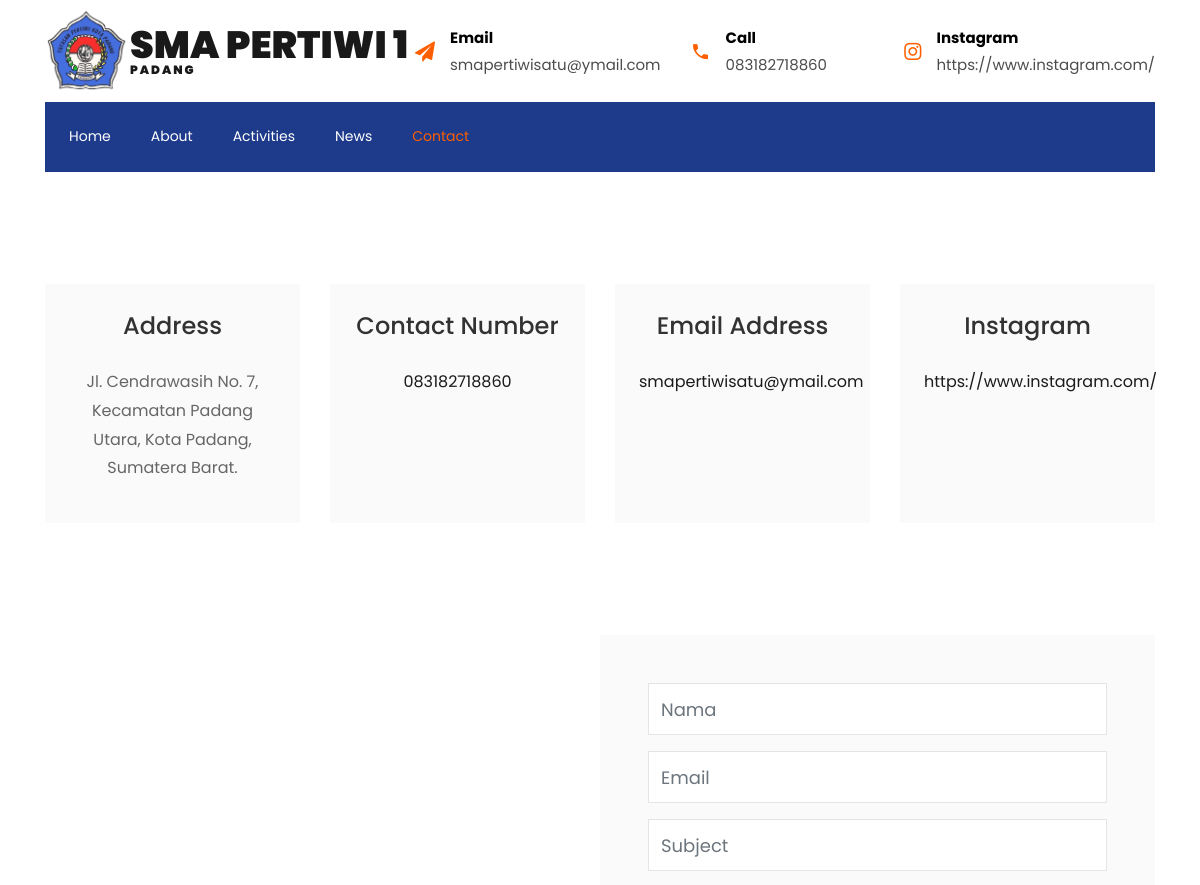
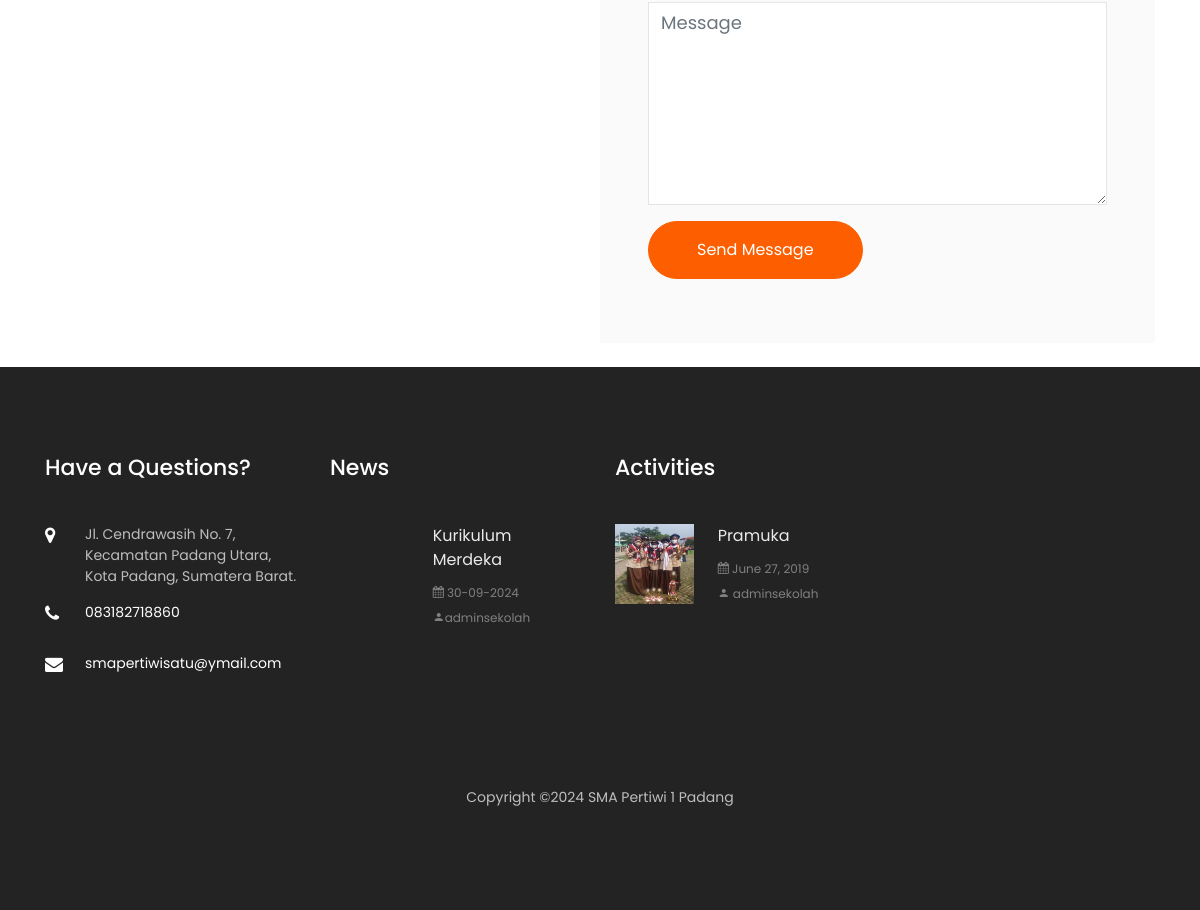
The app's page /contact with its own data (2 pictures, top to bottom).
### tables this page shows
CREATE TABLE `kontak` (
  `id_kontak` int(11) NOT NULL AUTO_INCREMENT,
  `email` varchar(255) NOT NULL,
  `instagram` varchar(255) NOT NULL,
  `no_telp` varchar(255) NOT NULL,
  `alamat` text NOT NULL,
  PRIMARY KEY (`id_kontak`)
);

CREATE TABLE `news` (
  `id_news` int(11) NOT NULL AUTO_INCREMENT,
  `judul_news` varchar(255) NOT NULL,
  `news` text NOT NULL,
  `tanggal_news` date NOT NULL,
  `id_user` int(11) NOT NULL,
  `gambar_news` varchar(255) NOT NULL,
  `slug` varchar(255) NOT NULL,
  PRIMARY KEY (`id_news`)
);

CREATE TABLE `user` (
  `id_user` int(11) NOT NULL AUTO_INCREMENT,
  `username` varchar(100) NOT NULL,
  `email` varchar(100) NOT NULL,
  `password` varchar(255) NOT NULL,
  `nama_lengkap` varchar(100) NOT NULL,
  `foto` varchar(255) NOT NULL,
  `status` varchar(255) DEFAULT NULL,
  PRIMARY KEY (`id_user`)
);

CREATE TABLE `activities` (
  `id_activities` int(11) NOT NULL AUTO_INCREMENT,
  `gambar_activities` varchar(255) NOT NULL,
  `id_user` int(11) NOT NULL,
  `tanggal_activities` date NOT NULL,
  `isi_activities` text NOT NULL,
  `judul_activities` varchar(255) NOT NULL,
  `lokasi_activities` varchar(255) NOT NULL,
  `slug` varchar(255) NOT NULL,
  PRIMARY KEY (`id_activities`)
);

### index.php (called while the page is built)
<?php
include "koneksi.php";
include "layout/header.php";
include "content.php";
include "layout/footer.php";

### contact.php (the view, shortened to what this page needs)
<?php
$kontak = mysqli_query($koneksi, "SELECT * FROM kontak ORDER BY id_kontak DESC");
$datakontak = mysqli_fetch_array($kontak);
?>
<section class="ftco-section contact-section">
    <div class="container">
        <div class="row d-flex contact-info">
            <div class="col-md-3 d-flex">
                <div class="bg-light align-self-stretch box p-4 text-center">
                    <h3 class="mb-4">Address</h3>
                    <p><?= $datakontak['alamat'] ?></p>
                </div>
            </div>
            <div class="col-md-3 d-flex">
                <div class="bg-light align-self-stretch box p-4 text-center">
                    <h3 class="mb-4">Contact Number</h3>
                    <p><a href=""><?= $datakontak['no_telp'] ?></a></p>
                </div>
            </div>
            <div class="col-md-3 d-flex">
                <div class="bg-light align-self-stretch box p-4 text-center">
                    <h3 class="mb-4">Email Address</h3>
                    <p><a href=""><?= $datakontak['email'] ?></a></p>
                </div>
            </div>
            <div class="col-md-3 d-flex">
                <div class="bg-light align-self-stretch box p-4 text-center">
                    <h3 class="mb-4">Instagram</h3>
                    <p><a href="#"><?= $datakontak['instagram'] ?></a></p>
                </div>
            </div>
        </div>
    </div>
</section>
<section class="ftco-section ftco-no-pt ftco-no-pb contact-section mb-4">
    <div class="container">
        <div class="row d-flex align-items-stretch no-gutters">
            <div class="col-md-6 p-4 p-md-5 order-md-last bg-light">
                <form action="proses_pesan.php" method="POST" id="myForm"
                    enctype="multipart/form-data">
                    <div class="form-group">
                        <input type="text" name="nama_pengirim" class="form-control" placeholder="Nama">
                    </div>
                    <div class="form-group">
                        <input type="email" name="email" class="form-control" placeholder="Email">
                    </div>
                    <div class="form-group">
                        <input type="text" name="judul" class="form-control" placeholder="Subject">
                    </div>
                    <div class="form-group">
                        <textarea name="isi_pesan" id="" cols="30" rows="7" class="form-control" placeholder="Message"></textarea>
                    </div>
                    <div class="form-group">
                        <input type="submit" value="Send Message" class="btn btn-primary py-3 px-5">
                    </div>
                </form>
            </div>
            <div class="col-md-6 d-flex align-items-stretch">
            </div>
        </div>
    </div>
</section>

### layout/header.php (shortened to what this page needs)
<?php
$kontak = mysqli_query($koneksi, "SELECT * FROM kontak ORDER BY id_kontak DESC");
$datakontak = mysqli_fetch_array($kontak);
?>
<!DOCTYPE html>
<html lang="en">
<head>
    <link rel="stylesheet" href="../assets/css/open-iconic-bootstrap.min.css">
    <link rel="stylesheet" href="../assets/css/animate.css">
    <link rel="stylesheet" href="../assets/css/owl.carousel.min.css">
    <link rel="stylesheet" href="../assets/css/owl.theme.default.min.css">
    <link rel="stylesheet" href="../assets/css/magnific-popup.css">
    <link rel="stylesheet" href="../assets/css/aos.css">
    <link rel="stylesheet" href="../assets/css/ionicons.min.css">
    <link rel="stylesheet" href="../assets/css/flaticon.css">
    <link rel="stylesheet" href="../assets/css/icomoon.css">
    <link rel="stylesheet" href="../assets/css/style.css">
</head>
<body>
    <div class="bg-top navbar-light">
        <div class="container">
            <div class="row no-gutters d-flex align-items-center align-items-stretch">
                <div class="col-md-4 d-flex align-items-center ">
                    <img style="width: 85px;" src="../admin/assets/dist/images/smapertiwi.png" alt="Logo SMA Pertiwi">
                    <a class="navbar-brand" href="index.html">SMA Pertiwi 1 <span>Padang</span></a>
                </div>
                <div class="col-lg-8 d-block">
                    <div class="row d-flex">
                        <div class="col-md d-flex topper align-items-center align-items-stretch py-md-4">
                            <div class="icon d-flex justify-content-center align-items-center"><span class="icon-paper-plane"></span></div>
                            <div class="text">
                                <span>Email</span>
                                <span><?= $datakontak['email'] ?></span>
                            </div>
                        </div>
                        <div class="col-md d-flex topper align-items-center align-items-stretch py-md-4">
                            <div class="icon d-flex justify-content-center align-items-center"><span class="icon-phone2"></span></div>
                            <div class="text">
                                <span>Call</span>
                                <span><?= $datakontak['no_telp'] ?></span>
                            </div>
                        </div>
                        <div class="col-md d-flex topper align-items-center align-items-stretch py-md-4">
                            <div class="icon d-flex justify-content-center align-items-center"><span class="icon-instagram"></span></div>
                            <div class="text">
                                <span>Instagram</span>
                                <span><?= $datakontak['instagram'] ?></span>
                            </div>
                        </div>
                    </div>
                </div>
            </div>
        </div>
    </div>
    <nav class="navbar navbar-expand-lg navbar-dark bg-dark ftco-navbar-light" id="ftco-navbar">
        <div class="container d-flex align-items-center px-4">
            <?php
            $page = isset($_GET['page']) ? $_GET['page'] : 'home';
            ?>
            <div class="collapse navbar-collapse" id="ftco-nav">
                <ul class="navbar-nav mr-auto">
                    <li class="nav-item <?php echo ($page == 'home') ? 'active' : ''; ?>"><a href="/" class="nav-link pl-0">Home</a></li>
                    <li class="nav-item <?php echo ($page == 'about') ? 'active' : ''; ?>"><a href="about" class="nav-link">About</a></li>
                    <li class="nav-item <?php echo ($page == 'activities') ? 'active' : ''; ?>"><a href="activities" class="nav-link">Activities</a></li>
                    <li class="nav-item <?php echo ($page == 'news') ? 'active' : ''; ?>"><a href="news" class="nav-link">News</a></li>
                    <li class="nav-item <?php echo ($page == 'contact') ? 'active' : ''; ?>"><a href="contact" class="nav-link">Contact</a></li>
                </ul>
            </div>
        </div>
    </nav>

### layout/footer.php (shortened to what this page needs)
<?php
$news = mysqli_query($koneksi, "SELECT * FROM news
    JOIN user ON news.id_user=user.id_user
 ORDER BY id_news DESC");
$datanews = mysqli_fetch_array($news);
$activities = mysqli_query($koneksi, "SELECT * FROM activities
    JOIN user ON activities.id_user=user.id_user
 ORDER BY id_activities DESC");
$dataactivities = mysqli_fetch_array($activities);
$kontak = mysqli_query($koneksi, "SELECT * FROM kontak ORDER BY id_kontak DESC");
$datakontak = mysqli_fetch_array($kontak);
?>
<footer class="ftco-footer ftco-bg-dark ftco-section">
    <div class="container">
        <div class="row mb-5">
            <div class="col-md-6 col-lg-3">
                <div class="ftco-footer-widget mb-5">
                    <h2 class="ftco-heading-2">Have a Questions?</h2>
                    <div class="block-23 mb-3">
                        <ul>
                            <li><span class="icon icon-map-marker"></span><span class="text"><?= $datakontak['alamat'] ?> </span></li>
                            <li><a href="#"><span class="icon icon-phone"></span><span class="text"><?= $datakontak['no_telp'] ?> </span></a></li>
                            <li><a href="#"><span class="icon icon-envelope"></span><span class="text"><?= $datakontak['email'] ?></span></a></li>
                        </ul>
                    </div>
                </div>
            </div>
            <div class="col-md-6 col-lg-3">
                <div class="ftco-footer-widget mb-5">
                    <h2 class="ftco-heading-2">News</h2>
                    <div class="block-21 mb-4 d-flex">
                        <a class="blog-img mr-4" style="background-image: url(../admin/uploads/<?php echo $datanews['gambar_news'] ?>);"></a>
                        <div class="text">
                            <h3 class="heading"><a href=""> <?= $datanews['judul_news'] ?> </a></h3>
                            <div class="meta">
                                <div><a href=""><span class="icon-calendar"></span> <?php echo date('d-m-Y', strtotime($datanews['tanggal_news'])) ?></a></div>
                                <div><a href="#"><span class="icon-person"></span><?= $datanews['nama_lengkap'] ?> </a></div>
                            </div>
                        </div>
                    </div>
                </div>
            </div>
            <div class="col-md-6 col-lg-3">
                <div class="ftco-footer-widget mb-5">
                    <h2 class="ftco-heading-2">Activities</h2>
                    <div class="block-21 mb-4 d-flex">
                        <a class="blog-img mr-4" style="background-image: url(../admin/uploads/<?php echo $dataactivities['gambar_activities'] ?>);"></a>
                        <div class="text">
                            <h3 class="heading"><a href="#"><?= $dataactivities['judul_activities'] ?></a></h3>
                            <div class="meta">
                                <div><a href="#"><span class="icon-calendar"></span> June 27, 2019</a></div>
                                <div><a href="#"><span class="icon-person"></span> <?= $dataactivities['nama_lengkap'] ?> </a></div>
                            </div>
                        </div>
                    </div>
                </div>
            </div>
        </div>
        <div class="row">
            <div class="col-md-12 text-center">
                <p>
                    Copyright &copy; SMA Pertiwi 1 Padang</a>
                    </p>
            </div>
        </div>
    </div>
</footer>
</body>
</html>

### assets/css/icomoon.css (style rules this page uses)
[class^="icon-"], [class*=" icon-"] { font-family: 'icomoon' !important; speak: none; font-style: normal; font-weight: normal; font-variant: normal; text-transform: none; line-height: 1; -webkit-font-smoothing: antialiased; -moz-osx-font-smoothing: grayscale; }
.icon-map-marker:before { content: "\f041"; }
.icon-calendar:before { content: "\f073"; }
.icon-phone:before { content: "\f095"; }
.icon-envelope:before { content: "\f0e0"; }
.icon-instagram:before { content: "\f16d"; }
.icon-paper-plane:before { content: "\f1d8"; }
.icon-phone2:before { content: "\e0cd"; }
.icon-person:before { content: "\e7fd"; }

### records on screen
kontak: email "smapertiwisatu@ymail.com", no_telp "083182718860", instagram "https://www.instagram.com/", alamat "Jl. Cendrawasih No. 7, Kecamatan Padang Utara, Kota Padang, Sumatera Barat."
news: judul_news "Kurikulum Merdeka", tanggal_news "30-09-2024"
user: nama_lengkap "adminsekolah"
activities: gambar_activities (picture), judul_activities "Pramuka"
